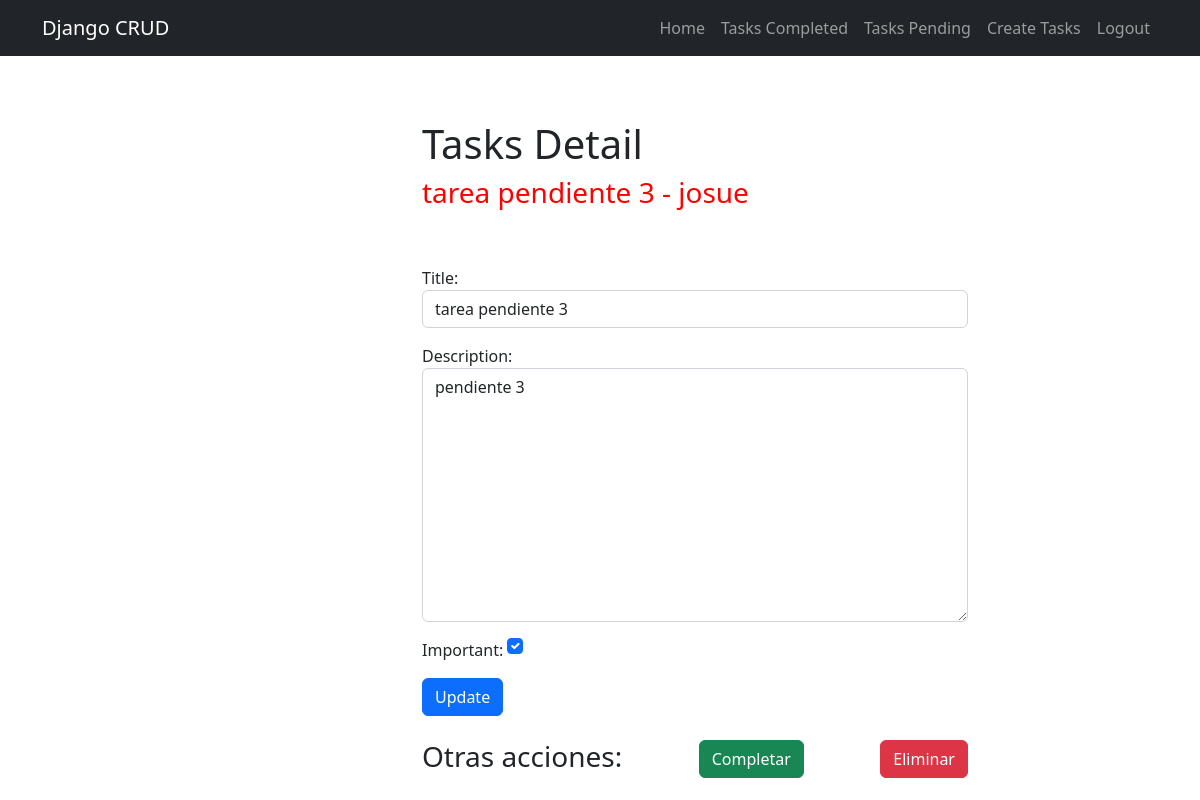
The page /tasks/13/ (signed in) on the database its author committed.
### tasks/models.py (models this page shows)
class Tasks(models.Model):
    title = models.CharField(max_length=200)
    description = models.TextField(blank=True)
    created = models.DateTimeField(auto_now_add=True)
    datecompleted = models.DateTimeField(null=True, blank=True)
    important = models.BooleanField(default=False)
    user = models.ForeignKey(User, on_delete=models.CASCADE)
    def __str__(self) -> str:
        return self.title + ' - ' + self.user.username

### tasks/views.py (the view, shortened to what this page needs)
# urls.py: path('tasks/<int:task_id>/' , views.task_detail , name='task_detail'),
@login_required
def task_detail(request, task_id):
    if request.method == 'GET':
        task = get_object_or_404(Tasks, pk=task_id, user=request.user)
        form = TaskForm(instance=task)
        return render(request, 'task_detail.html',{
            'task' : task,
            'form' : form
        })

### tasks/forms.py
class TaskForm(forms.ModelForm):
    class Meta:
        model = Tasks
        fields = ['title' , 'description' ,'important']
        widgets = {
            'title' : forms.TextInput(attrs={
                'class': 'form-control',
                'placeholder': 'Escribe un titulo' }),
            'description' : forms.Textarea(attrs={
                'class': 'form-control',
                'placeholder' : 'Escribe una descripcion'
                }),
            'important' : forms.CheckboxInput(attrs={
                'class' : 'form-check-input m-auto '
                })
        }

### tasks/templates/task_detail.html (shortened to what this page needs)
{% extends 'base.html' %}
{% block content %}
<main class="container">
    <div class="row">
        <div class="col-md-6 offset-md-4 mt-5">
            <h1>Tasks Detail</h1>
            <h3 style="color: red;">{{ task }}</h3><br><br>
            <form action="" method="POST">
                {{ form.as_p }}
                <button class="btn btn-primary">Update</button>
            </form>
            <br>
            <div class="d-flex justify-content-between">
                <h3>Otras acciones:</h3>
                <form action="{% url 'complete_task' task.id %}" method="POST">
                    <button class="btn btn-success">Completar</button>
                </form>
                <form action="{% url 'delete_task' task.id %}" method="POST">
                    <button class="btn btn-danger">Eliminar</button>
                </form>
            </div>
        </div>
    </div>
</main>
{% endblock %}

### rows shown on the page
Tasks: title+user "tarea pendiente 3 - josue", title "tarea pendiente 3", description "pendiente 3", important "☑"
